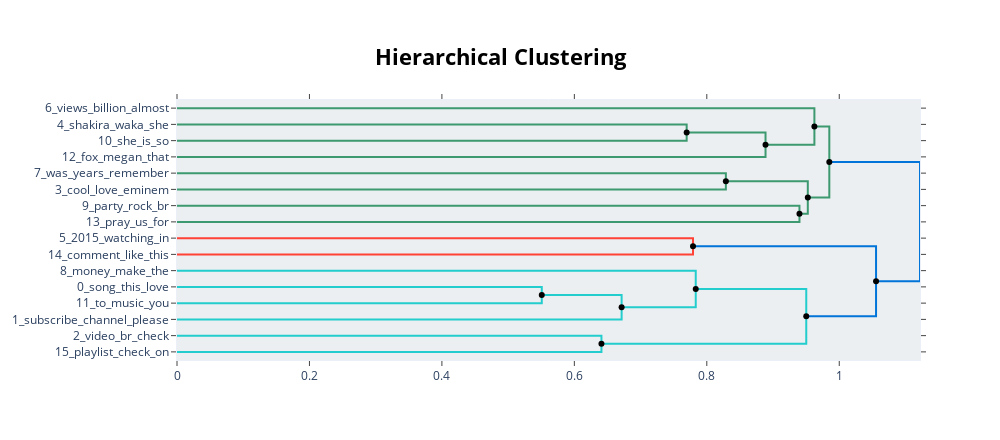

Write notebook code for a chart like this one.
### Code cell
from bertopic import BERTopic
from sentence_transformers import SentenceTransformer

# 1. Preparar embeddings
embedding_model = SentenceTransformer("paraphrase-multilingual-MiniLM-L12-v2")

# 2. Creación del modelo BERTopic
topic_model = BERTopic(
    embedding_model=embedding_model,
    language="multilingual",
    calculate_probabilities=True,
    verbose=True
)

# 3. Ajustar el modelo
topics, probs = topic_model.fit_transform(df['clean_content'])

# 4. Visualización jerárquica
hierarchical_topics = topic_model.hierarchical_topics(df['clean_content'])
topic_model.visualize_hierarchy(hierarchical_topics=hierarchical_topics)

### Figure 1 — Plotly figure (JSON) as saved in the notebook; plotly's stock layout.template omitted (floating-point values rounded to 4 significant figures)
{"data": [{"hoverinfo": "text", "marker": {"color": "rgb(61,153,112)"}, "mode": "lines", "text": ["shakira_waka_she_love_more", "", "", "she_is_so_her_beautiful"], "type": "scatter", "x": [0.0, 0.7696, 0.7696, 0.0], "xaxis": "x", "y": [-15.0, -15.0, -25.0, -25.0], "yaxis": "y"}, {"hoverinfo": "text", "marker": {"color": "rgb(61,153,112)"}, "mode": "lines", "text": ["shakira_she_waka_is_so", "", "", "fox_megan_that_is_girl"], "type": "scatter", "x": [0.7696, 0.8887, 0.8887, 0.0], "xaxis": "x", "y": [-20.0, -20.0, -35.0, -35.0], "yaxis": "y"}, {"hoverinfo": "text", "marker": {"color": "rgb(61,153,112)"}, "mode": "lines", "text": ["views_billion_almost_million_subscribers", "", "", "shakira_she_is_waka_megan"], "type": "scatter", "x": [0.0, 0.9625, 0.9625, 0.8887], "xaxis": "x", "y": [-5.0, -5.0, -27.5, -27.5], "yaxis": "y"}, {"hoverinfo": "text", "marker": {"color": "rgb(61,153,112)"}, "mode": "lines", "text": ["was_years_remember_when_birthday", "", "", "cool_love_eminem_omg_like"], "type": "scatter", "x": [0.0, 0.8288, 0.8288, 0.0], "xaxis": "x", "y": [-45.0, -45.0, -55.0, -55.0], "yaxis": "y"}, {"hoverinfo": "text", "marker": {"color": "rgb(61,153,112)"}, "mode": "lines", "text": ["party_rock_br_anthem_lmfao", "", "", "pray_us_for_queen_mother"], "type": "scatter", "x": [0.0, 0.9399, 0.9399, 0.0], "xaxis": "x", "y": [-65.0, -65.0, -75.0, -75.0], "yaxis": "y"}, {"hoverinfo": "text", "marker": {"color": "rgb(61,153,112)"}, "mode": "lines", "text": ["was_cool_love_years_this", "", "", "pray_us_party_for_queen"], "type": "scatter", "x": [0.8288, 0.9525, 0.9525, 0.9399], "xaxis": "x", "y": [-50.0, -50.0, -70.0, -70.0], "yaxis": "y"}, {"hoverinfo": "text", "marker": {"color": "rgb(61,153,112)"}, "mode": "lines", "text": ["shakira_she_is_views_waka", "", "", "pray_us_for_party_of"], "type": "scatter", "x": [0.9625, 0.985, 0.985, 0.9525], "xaxis": "x", "y": [-16.25, -16.25, -60.0, -60.0], "yaxis": "y"}, {"hoverinfo": "text", "marker": {"color": "rgb(255,65,54)"}, "mode": "lines", "text": ["2015_watching_in_if_like", "", "", "comment_like_this_comments_many"], "type": "scatter", "x": [0.0, 0.7792, 0.7792, 0.0], "xaxis": "x", "y": [-85.0, -85.0, -95.0, -95.0], "yaxis": "y"}, {"hoverinfo": "text", "marker": {"color": "rgb(35,205,205)"}, "mode": "lines", "text": ["song_this_love_best_the", "", "", "to_music_you_my_if"], "type": "scatter", "x": [0.0, 0.5508, 0.5508, 0.0], "xaxis": "x", "y": [-115.0, -115.0, -125.0, -125.0], "yaxis": "y"}, {"hoverinfo": "text", "marker": {"color": "rgb(35,205,205)"}, "mode": "lines", "text": ["song_this_my_music_to", "", "", "subscribe_channel_please_my_to"], "type": "scatter", "x": [0.5508, 0.6714, 0.6714, 0.0], "xaxis": "x", "y": [-120.0, -120.0, -135.0, -135.0], "yaxis": "y"}, {"hoverinfo": "text", "marker": {"color": "rgb(35,205,205)"}, "mode": "lines", "text": ["money_make_the_and_online", "", "", "song_my_to_this_subscribe"], "type": "scatter", "x": [0.0, 0.7833, 0.7833, 0.6714], "xaxis": "x", "y": [-105.0, -105.0, -127.5, -127.5], "yaxis": "y"}, {"hoverinfo": "text", "marker": {"color": "rgb(35,205,205)"}, "mode": "lines", "text": ["video_br_check_on_out", "", "", "playlist_check_on_out_this"], "type": "scatter", "x": [0.0, 0.6409, 0.6409, 0.0], "xaxis": "x", "y": [-145.0, -145.0, -155.0, -155.0], "yaxis": "y"}, {"hoverinfo": "text", "marker": {"color": "rgb(35,205,205)"}, "mode": "lines", "text": ["song_to_my_you_this", "", "", "video_br_check_on_out"], "type": "scatter", "x": [0.7833, 0.9502, 0.9502, 0.6409], "xaxis": "x", "y": [-116.2, -116.2, -150.0, -150.0], "yaxis": "y"}, {"hoverinfo": "text", "marker": {"color": "rgb(0,116,217)"}, "mode": "lines", "text": ["2015_watching_in_comment_if", "", "", "this_to_song_my_out"], "type": "scatter", "x": [0.7792, 1.056, 1.056, 0.9502], "xaxis": "x", "y": [-90.0, -90.0, -133.1, -133.1], "yaxis": "y"}, {"hoverinfo": "text", "marker": {"color": "rgb(0,116,217)"}, "mode": "lines", "text": ["shakira_pray_is_for_us", "", "", "this_to_song_my_you"], "type": "scatter", "x": [0.985, 1.122, 1.122, 1.056], "xaxis": "x", "y": [-38.12, -38.12, -111.6, -111.6], "yaxis": "y"}, {"hoverinfo": "text", "hovertext": ["shakira_she_waka_is_so", "was_cool_love_years_this", "shakira_she_is_views_waka", "song_this_my_music_to", "song_to_my_you_this", "2015_watching_in_comment_if", "shakira_pray_is_for_us"], "marker": {"color": "black"}, "mode": "markers", "showlegend": false, "type": "scatter", "x": [0.7696, 0.8288, 0.9625, 0.5508, 0.7833, 0.7792, 0.985], "y": [-20, -50, -16.25, -120, -116.2, -90, -38.12]}, {"hoverinfo": "text", "hovertext": ["shakira_she_is_waka_megan", "pray_us_party_for_queen", "pray_us_for_party_of", "song_my_to_this_subscribe", "video_br_check_on_out", "this_to_song_my_out", "this_to_song_my_you"], "marker": {"color": "black"}, "mode": "markers", "showlegend": false, "type": "scatter", "x": [0.8887, 0.9399, 0.9525, 0.6714, 0.6409, 0.9502, 1.056], "y": [-27.5, -70, -60, -127.5, -150, -133.1, -111.6]}], "layout": {"autosize": false, "height": 440, "hoverlabel": {"bgcolor": "white", "font": {"family": "Rockwell", "size": 16}}, "hovermode": "closest", "plot_bgcolor": "#ECEFF1", "showlegend": false, "title": {"font": {"color": "Black", "size": 22}, "text": "<b>Hierarchical Clustering</b>", "x": 0.5, "xanchor": "center", "yanchor": "top"}, "width": 1000, "xaxis": {"mirror": "allticks", "rangemode": "tozero", "showgrid": false, "showline": true, "showticklabels": true, "ticks": "outside", "type": "linear", "zeroline": false}, "yaxis": {"mirror": "allticks", "range": [-160, 0], "rangemode": "tozero", "showgrid": false, "showline": true, "showticklabels": true, "tickmode": "array", "ticks": "outside", "ticktext": ["6_views_billion_almost", "4_shakira_waka_she", "10_she_is_so", "12_fox_megan_that", "7_was_years_remember", "3_cool_love_eminem", "9_party_rock_br", "13_pray_us_for", "5_2015_watching_in", "14_comment_like_this", "8_money_make_the", "0_song_this_love", "11_to_music_you", "1_subscribe_channel_please", "2_video_br_check", "15_playlist_check_on"], "tickvals": [-5, -15, -25, -35, -45, -55, -65, -75, -85, -95, -105, -115, -125, -135, -145, -155], "type": "linear", "zeroline": false}}}
